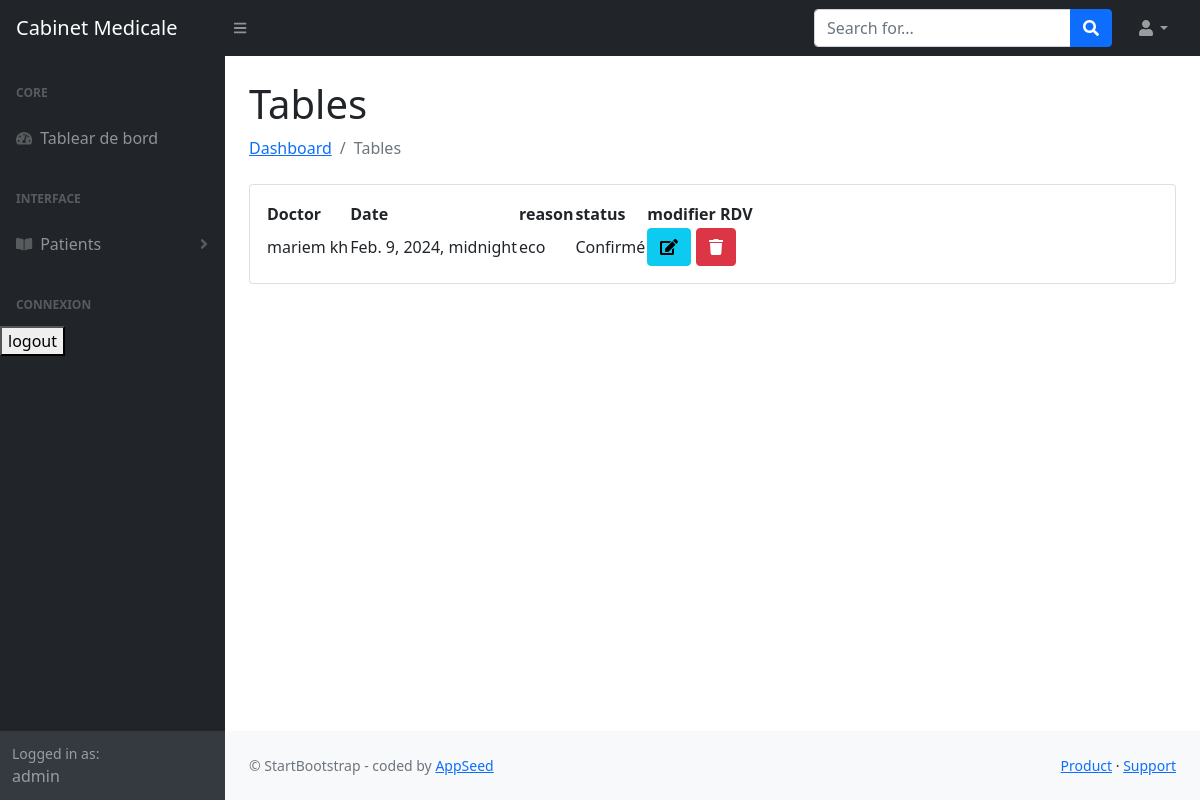
Page /patients/patient/7/appointments/ (signed in) on the committed database.
### appointments/models.py (models this page shows, shortened)
class Appointment(models.Model):
    class Status(models.TextChoices):
        CONFIRME = 'Confirmé'
        ANNULE = 'Annulé'
        EN_ATTENTE = 'En attente'
    doctor = models.ForeignKey(Doctor, on_delete=models.CASCADE)
    patient = models.ForeignKey(Patient, on_delete=models.CASCADE, related_name= 'appointment_set')
    date = models.DateTimeField()
    reason = models.TextField()
    status = models.CharField(
        max_length=20,
        choices=Status.choices,
        default=Status.EN_ATTENTE)
    objects = models.Manager()  # Le gestionnaire par défaut
    confirmed_appointments = ConfirmedAppointmentManager()  # Gestionnaire personnalisé pour les rendez-vous confirmés

### doctors/models.py (models this page shows)
class Doctor(models.Model):
    firstName = models.CharField(max_length=100)
    lastName = models.CharField(max_length=100)
    specialization = models.CharField(max_length=100)
    contact_info = models.CharField(max_length=100)
    adresse = models.CharField(max_length=100)
    def __str__(self):
        return f"{self.firstName} {self.lastName}"

### patients/views.py (the view)
# urls.py: path('patient/<int:patient_id>/appointments/', views.patient_appointments, name='patient_appointments'),
def patient_appointments(request, patient_id):
    patient = Patient.objects.get(pk=patient_id)
    appointments = Appointment.confirmed_appointments.filter(patient=patient)
    return render(request, 'patients/liste.html', context={'patient': patient, 'appointments': appointments})

### appointments/models.py (called while the page is built)
    def get_queryset(self):
        return super().get_queryset().filter(status='Confirmé')

### patients/templates/patients/liste.html (shortened to what this page needs)
{% extends "layouts/base.html" %}
{% block content %}
    <main>
        <div class="container-fluid px-4">
            <h1 class="mt-4">Tables</h1>
            <ol class="breadcrumb mb-4">
                <li class="breadcrumb-item"><a href="{% url 'main-view' %}">Dashboard</a></li>
                <li class="breadcrumb-item active">Tables</li>
            </ol>
            <div class="card mb-4">
                <div class="card-body">
                    <table id="datatablesSimple">
                        <thead>
                            <tr>
                                <th>Doctor</th>
                                <th>Date</th>
                                <th>reason</th>
                                <th>status</th>
                                <th>modifier RDV</th>
                            </tr>
                        </thead>
                        <tbody>
                            {% for p in appointments %}
                            <tr>
                                <td>{{p.doctor}}</td>
                                <td>{{p.date}}</td>
                                <td>{{p.reason}}</td>
                                <td>{{p.status}}</td>
                                <td>
                                    <a href="{% url 'update-appointment' p.id %}" class="btn btn-info"><i class="fas fa-edit"></i></a>
                                    <a href="{% url 'delete-appointment' p.id %}" class="btn btn-danger"><i class="fas fa-trash"></i></a>
                                </td>
                            </tr>
                            {% endfor %}
                        </tbody>
                    </table>
                </div>
            </div>
        </div>
    </main>
{% endblock content %}

### patients/templates/includes/sidebar.html (shortened to what this page needs)
<nav class="sb-sidenav accordion sb-sidenav-dark" id="sidenavAccordion">
    <div class="sb-sidenav-menu">
        <div class="nav">
            <div class="sb-sidenav-menu-heading">Core</div>
            <a class="nav-link {% if 'index' in segment %} active {% endif %}" href="{% url 'main-view' %}">
                <div class="sb-nav-link-icon"><i class="fas fa-tachometer-alt"></i></div>
                Tablear de bord
            </a>
            <div class="sb-sidenav-menu-heading">Interface</div>
            <a class="nav-link collapsed" href="#" data-bs-toggle="collapse" data-bs-target="#collapsePages" aria-expanded="false" aria-controls="collapsePages">
                <div class="sb-nav-link-icon"><i class="fas fa-book-open"></i></div>
                Patients
                <div class="sb-sidenav-collapse-arrow"><i class="fas fa-angle-down"></i></div>
            </a>
            <div class="sb-sidenav-menu-heading">Connexion</div>
            {%if user.is_authenticated %}
            <form method="post" action="{% url 'logout' %}">
    <button type="submit">logout</button>
</form>
{% endif %}
        </div>
    </div>
     {%if user.is_authenticated %}
    <div class="sb-sidenav-footer">
        <div class="small">Logged in as:</div>
        {{ request.user.username }}
    </div>
{% endif %}
</nav>

### rows in the picture
Appointment: doctor "mariem kh", date "Feb. 9, 2024, midnight", reason "eco", status "Confirmé"

### other values in the picture
{{ request.user.username }} "admin"
